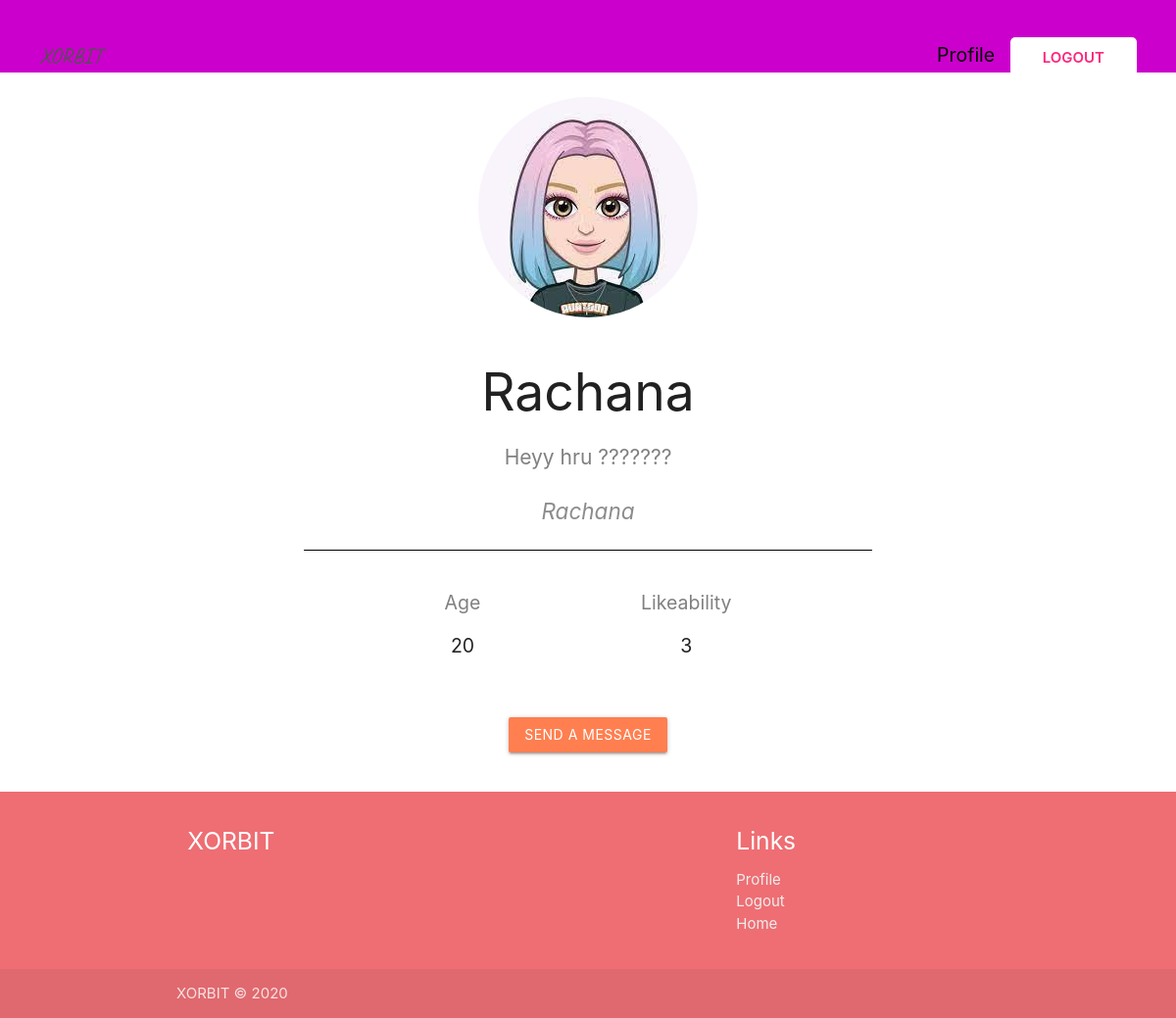
Screenshot of /user/2/ (signed in) with the database file from the repository.
### users/models.py (models this page shows, shortened)
class Profile(models.Model):
    GENDER_C = [
        ("Male", "Male"),
        ("Female", "Female"),
        ("Other", "Other")
    ]
    PROFILE_T = [
        ("Bff's", "Bff's"),
        ("Dating", "Dating"),
        ("Business", "Business")
    ]
    user = models.OneToOneField(User, on_delete=models.CASCADE)
    full_name = models.CharField(max_length=100, null=True)
    age = models.IntegerField(null=True)
    gender = models.CharField(max_length=50, blank=True, null=True, choices=GENDER_C)
    profile_image = models.ImageField(upload_to='profile_pic', default="default.jpg", null=True, blank=True)
    bio = models.TextField(null=True)
    profiletype = models.CharField(max_length=50, choices=PROFILE_T, default=None, null=True, blank=True)
    likeability = models.ManyToManyField( User, related_name="likes", blank=True)
    blocked_by = models.ManyToManyField(User, related_name="blocked", blank=True)

### main/views.py (the view)
# urls.py: path("user/<int:pk>/", views.UserDetail.as_view(), name="user-detail"),
class UserDetail(LoginRequiredMixin, DetailView):
    model = Profile

### users/templates/users/profile_detail.html (shortened to what this page needs)
{% extends "base.html" %}
{% load crispy_forms_tags %}
{% block content %}
<section>
  <div class="navigation navigation--bg">
    <a href="/" class="logo">XORBIT</a>
    <div>
      {% if user.is_authenticated %}
      <a href="{% url 'profile-page' %}" class="profile-link">Profile</a>
      <a href="{% url 'logout' %}" class="login">Logout</a>
      {% else %}
      <a href="{% url 'login' %}" class="login">Log in</a>
      {% endif %}
    </div>
  </div>
  <section class="profile">
    <div>
      <img src="{{object.profile_image.url}}" alt="" class="profile-image" />
    </div>
    <div class="profile-about">
      <h2>{{ object.full_name }}</h2>
      <p class="bio">{{ object.bio }}</p>
      <p class="username">{{ object.user.username }}</p>
    </div>
    <div class="stats">
      <div>
        <h4 class="header">Age</h4>
        <h4>{{ object.age }}</h4>
      </div>
      <div>
        <h4 class="header">Likeability</h4>
        <h4>{{object.likeability.count}}</h4>
      </div>
    </div>
    <a
      href="{% url 'write-message' object.user.username %}"
      class="btn"
      style="margin: 20px; background: coral"
      >Send a Message</a
    >
  </section>
</section>
<footer class="page-footer">
  <div class="container">
    <div class="row">
      <div class="col l6 s12">
        <h5 class="white-text">XORBIT</h5>
      </div>
      <div class="col l4 offset-l2 s12">
        <h5 class="white-text">Links</h5>
        <ul>
          <li>
            <a class="grey-text text-lighten-3" href="{% url 'profile-page' %}"
              >Profile</a
            >
          </li>
          <li>
            <a class="grey-text text-lighten-3" href="{% url 'logout' %}"
              >Logout</a
            >
          </li>
          <li>
            <a class="grey-text text-lighten-3" href="{% url 'date-page' %}"
              >Home</a
            >
          </li>
        </ul>
      </div>
    </div>
  </div>
  <div class="footer-copyright">
    <div class="container">XORBIT © 2020</div>
  </div>
</footer>
{% endblock content %}

### main/static/main/main.css (style rules this page uses)
a { text-decoration: none !important; }
.navigation { z-index: 999; text-decoration: none; color: white; display: flex; justify-content: space-between; align-items: center; grid-row: 0/1; padding : 40px; padding-bottom: 0px; font-size: 1.3rem; }
.navigation--bg { background: #cc00cc; }
.logo { color: #515151; font-family: "Caveat", cursive; font-size: 1.5rem; }
.login { text-decoration: none; color: #fd267d; position: relative; background: white; padding: 0.7rem 2.2rem; text-transform: uppercase; font-weight: 600; font-size: 1rem; border-radius: 5px; }
.profile-link { text-decoration: none; color: black; margin-right: 10px; }
.profile { display: flex; margin: 20px; flex-wrap: wrap; justify-content: center; flex-direction: column; align-items: center; }
.profile-about { text-align: center; }
.profile-image { border-radius: 50%; margin: 5px; }
.bio { font-size: 1.4rem; color: gray; max-width: 50ch; }
.username { font-size: 1.5rem; color: grey; text-align: center; font-style: italic; opacity: 0.9; }
.stats { display: flex; justify-content: space-evenly; flex-wrap: wrap; align-items: center; width: 50%; text-align: center; margin-bottom: 60px; border-top: 1px solid black; }
.stats div { margin: 20px; height: 50px; }
.stats h4 { font-size: 1.3rem; }
.header { color: grey; }

### rows the page displays
Profile: profile_image (picture), full_name "Rachana", bio "Heyy hru ???????", user.username "Rachana", age "20", likeability.count "3"
